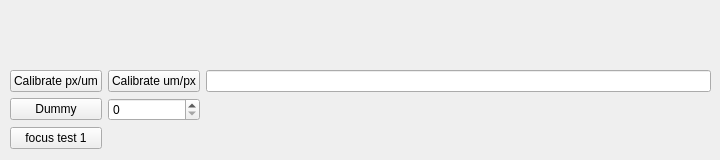
       <widget class="QWidget" name="tab">
        <attribute name="title">
         <string>Things</string>
        </attribute>
        <widget class="QWidget" name="gridLayoutWidget">
         <property name="geometry">
          <rect>
           <x>10</x>
           <y>70</y>
           <width>701</width>
           <height>81</height>
          </rect>
         </property>
         <layout class="QGridLayout" name="gridLayout_5">
          <item row="0" column="0">
           <widget class="QPushButton" name="Calib_button">
            <property name="text">
             <string>Calibrate px/um</string>
            </property>
           </widget>
          </item>
          <item row="0" column="1">
           <widget class="QPushButton" name="Calib_button_2">
            <property name="text">
             <string>Calibrate um/px</string>
            </property>
           </widget>
          </item>
          <item row="1" column="0">
           <widget class="QPushButton" name="pushButton_dummy">
            <property name="text">
             <string>Dummy</string>
            </property>
           </widget>
          </item>
          <item row="1" column="1">
           <widget class="QSpinBox" name="spinBox_dummy"/>
          </item>
          <item row="0" column="2">
           <widget class="QLineEdit" name="Calib_value_lineEdit">
            <property name="readOnly">
             <bool>true</bool>
            </property>
           </widget>
          </item>
          <item row="2" column="0">
           <widget class="QPushButton" name="focus_test">
            <property name="text">
             <string>focus test 1</string>
            </property>
           </widget>
          </item>
         </layout>
        </widget>
       </widget>
